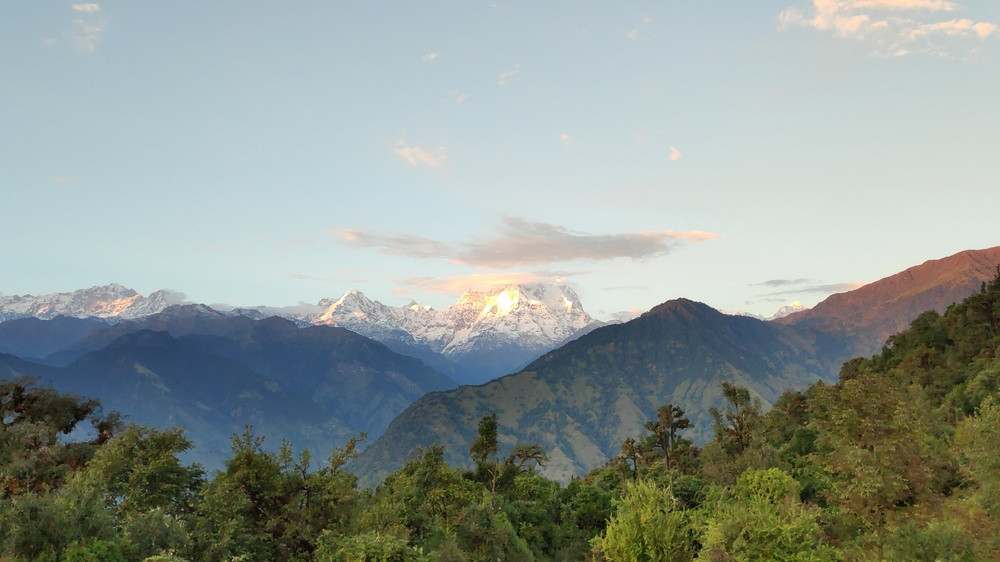
#> input picture image/4k.jpg, 1000 x 562 px, shrunk from 3840 x 2160 before the run
$ jupyter execute --allow-errors sobel_part3.ipynb
#> lines starting #> are read from the running program, lines starting #| are printed output that depends on the picture
# Part 3 System Level Integration Using PYNQ Flow

Instead of using the AXI4 interface, we used the AXI4-Stream style for the interface design of the Sobel accelerator. Compared to AXI4, AXI4-Stream is more suitable for high-speed data stream transmission in video, communication and signal processing scenarios. It removes the limitation of address entries and transmission length in AXI protocol, allowing unlimited data burst transmission.

Afterwards we will introduce two axes of the PYNQ development process, direct calls and Driver creation. In the former we will show a direct call like DSP_FIR filter, and in the latter we will build a user-friendly API by creating a Driver.

## 1. Data Transfer

### 1.1 Data Type Chosen On AXI-Stream Interface

 In the `sobel` function, we specify the interface as AXI4-Stream format by `hls::stream<trans_pkt>& src` and `hls::stream<trans_pkt>& dst`, and PIXEL corresponds to the format of each pixel. The final two streams `src` and `dst` obtained correspond to the input image and the output image respectively, which makes the `sobel` function have a streaming input-output interface.。

Inside the `sobel` function, we extract pixels from the input stream `src` for computation, and fill the result just after computation back into the output stream `dst`. This is another important reason for using a line buffer in our design, which makes the access to the pixel data continuous and makes it appropriate to read and write the data with AXI-Stream.

The implementation is also relatively simple for reading and writing stream data. We can look at the steps in order of their sequence within the loop. First, we have extracted a pixel to be processed from the input stream by `data_p = src.read() ` and filled it into the line buffer for subsequent operations. After that, we have gotten the result of one pixel by `_sobel = sobel3x3_kernel(WindowBuffer)` calculation. At this point we don't have to wait for the whole image to be computed, we can immediately write this pixel to the output stream `dst` via `dst.write(data_p)`.

### 1.2 AXI-DMA Control Over AXI-Stream Interface

With the use of the AXI-Stream interface, we will also have some changes in the integration of the system. In FIR aaccelerated IP, we connect the IP directly to the HP port of the PS, making it possible to get data from the IP to the PS side through the AXI4 bus, a very intuitive connection that we have already touched (figure below).

In this case, the data in memory is not directly transferred to the IP through the AXI bus. Because the data is in the style of Memory Map, the concept of target address in the storage space is involved in the transfer. The AXI-Stream is centered on the data stream, which does not exist and does not require the concept of address, making it impossible to connect the IP of the AXI-Stream interface directly to the AXI bus.

At this point, we need the help of the Direct Memory Access module (DMA), whose function is to help us convert the data in memory into stream format and then transfer the data in stream format to the IP's AXI-Stream interface, whose basic structure in the system can be represented by the following diagram.

There are three interfaces on DMA: AXI-Full, AXI-Stream and AXI-Lite. AXI-Full is used to read and write data from memory, AXI-Stream is used to read and write data to IP, and AXI-Lite is used for PS control of DMA. Therefore, all three interfaces are used in the DMA usage. Let's take the data handling of this Sobel case as an example to analyze the basic flow in DMA data handling.

1. The PS configures and controls the DMA through the AXI-Lite interface to determine the starting address and length of the image data to be transferred in memory
2. After receiving the control command from the PS, the DMA will read a batch of pixel data from the memory through the AXI-Full interface
3. The DMA converts the pixel data from memory mapping style to stream style and sends it to the Sobel IP receiving channel src
4. Sobel IP starts the calculation and sends the result to DMA via AXI-Stream's send channel dst when it is available for output
5. After the DMA receives the calculation result, it converts the data from stream style to memory mapped style and writes it to memory at the location specified by the configuration in step 1

As we can see, the main function of DMA is data handling, which converts data in memory to stream format and sends it to the IP. In fact, many high-performance IPs require input and output in stream format, so DMA will also appear very frequently in high-performance designs.

## 2. Three Different Sobel Implementation to Extract Image Edges

### 2.1 Using Sobel in OpenCV-Python

#### 2.1.1 Load the Original Grayscale Image

[cell 1]
import cv2 as cv
from matplotlib import pyplot as plt
import numpy as np
import time
import copy
gray = cv.imread("./image/4k.jpg", cv.IMREAD_GRAYSCALE)
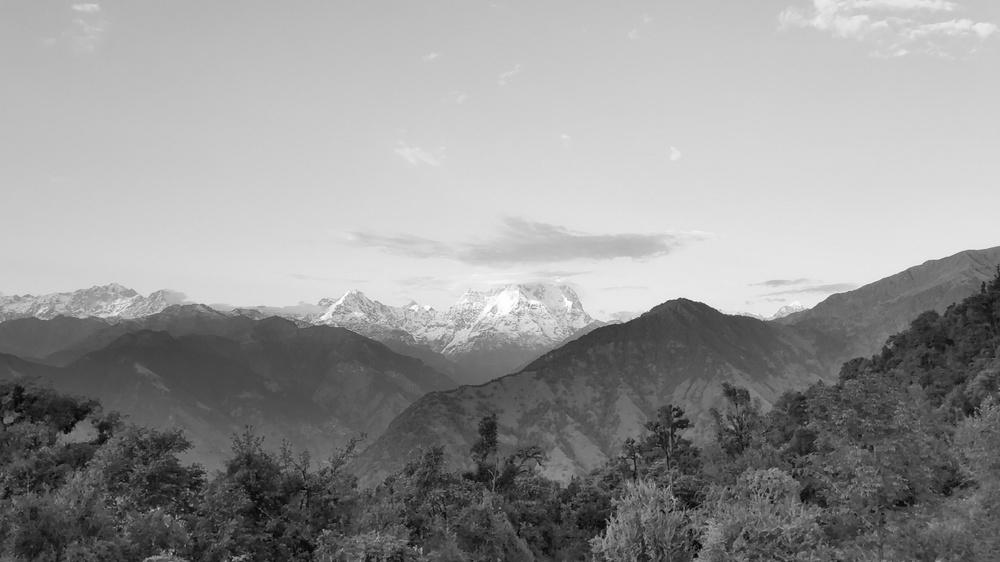
#> gray: shape (562, 1000); min 0, max 255, mean 149.3
plt.imshow(gray, cmap="gray")

#### 2.1.2 Using `cv.Sobel()`

[cell 2]
# Apply Sobel filter to get the gradients in X and Y direction
# The Sobel operator calculates the gradient of the image intensity at each pixel

start_time_python = time.time()

Gx = cv.Sobel(gray, cv.CV_16U, 1, 0, ksize=3)  # Gradient in X direction
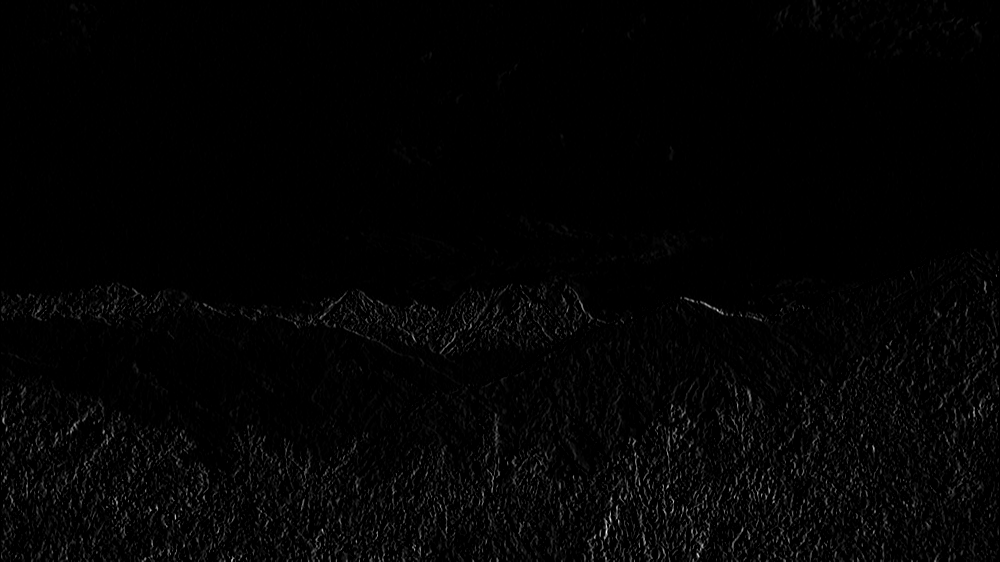
#> Gx: shape (562, 1000) uint16; min 0, max 542, mean 8.4; drawn with min black and max white
Gy = cv.Sobel(gray, cv.CV_16U, 0, 1, ksize=3)  # Gradient in Y direction
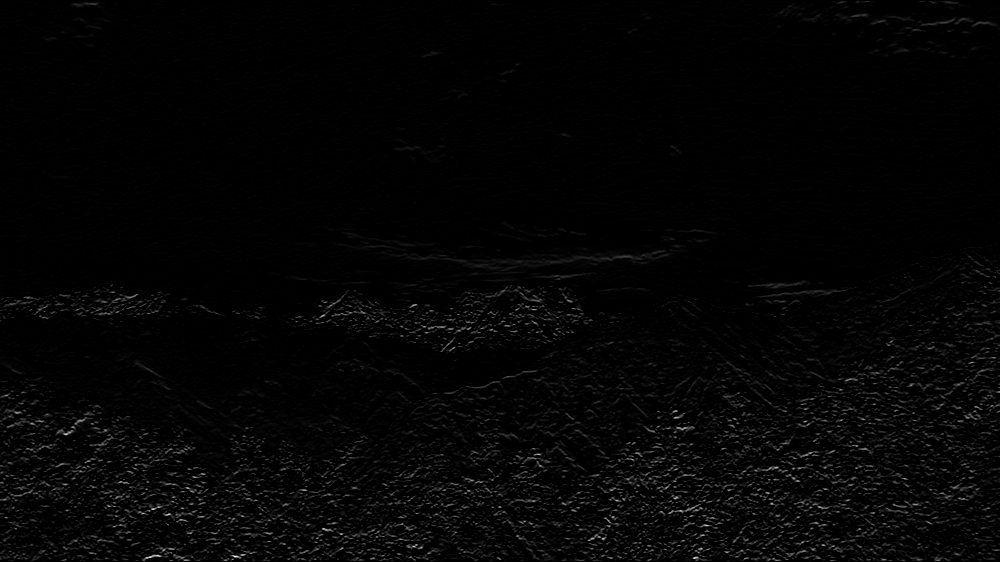
#> Gy: shape (562, 1000) uint16; min 0, max 495, mean 9; drawn with min black and max white

# Compute the gradient magnitude
G = np.sqrt(Gx**2 + Gy**2)
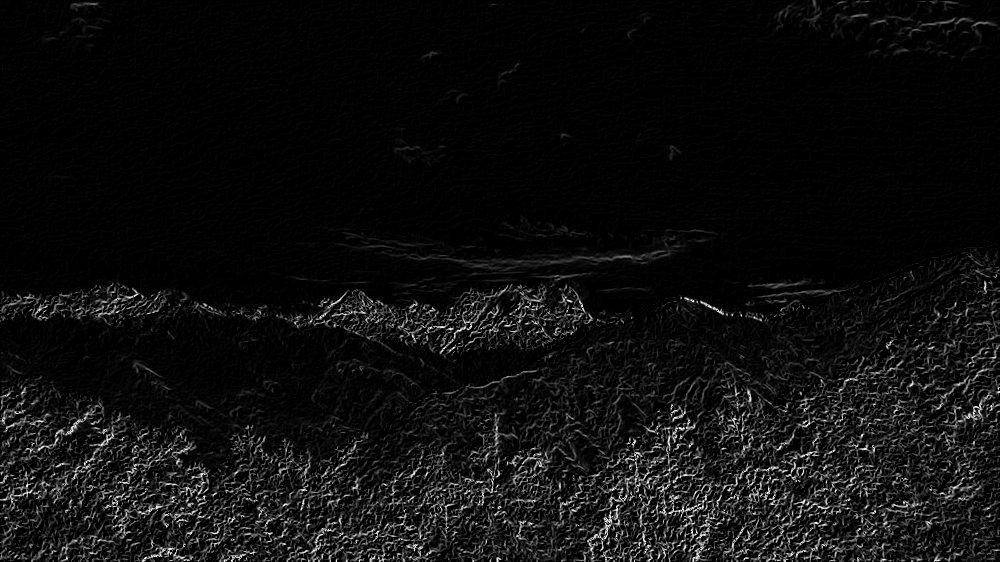
#> G: shape (562, 1000) float32; min 0, max 256, mean 15.3; drawn with min black and max white
# Convert to 8-bit image for display
G_python = G.astype(np.uint8)

end_time_python = time.time()

time_python = end_time_python - start_time_python

print("Time cost with software：{}s".format(time_python))

plt.title("Sobel in OpenCV-Python")
plt.imshow(G_python, cmap="gray")

### 2.2 Using Hand-Coded Sobel Hardware Accelerated Kernel

#### 2.2.1 Loading Overlay

We deploy the hardware design to the board, allocate the memory according to the image size, and copy the image to the corresponding location.

The `Overlay` module encapsulates the interface for the ARM CPU to interact with the PL part of the FPGA.

- We can load the hardware design we just generated onto the PL with the simple `Overlay()` method
- With the `overlay.sobel_accel_0` statement, we can interact with the IP in the form of an accessed Python object

[cell 3]
from pynq import Overlay, allocate

#> (the rest of this cell did not finish here and is left out)

#### 2.2.2 Writing parameters

When writing values on the IP, we can write directly at the corresponding location according to the IP Driver Source Code given by HLS.
```python
sobel.write(0x10, rows)
sobel.write(0x18, cols)
```
However, thanks to the `Sobel.hwh` file provided, the `sobel` object already contains the Register Map and exposes it, so we can directly print to see the information of each register, and we can use `.address` to get the relevant address, like using `sobel.register_map.rows.address` to get `0x10`.

#> (a cell that did not finish here is left out)

We can also interact with it directly in the Register Map, without having to manually enter the corresponding address.

#> (a cell that did not finish here is left out)

#### 2.2.3 Starting IP

We extract the DMA object from the IP.

Sobel IP uses the AXI Stream interface format.

- We need to call the DMA to read the input buffer and send the data to the AXI Stream Master

- After that, the DMA should write the result back to the output buffer from the AXI Stream Slave

- The `wait` statement ensures that the DMA processing operation is completed

#> (a cell that did not finish here is left out)

[cell 7]
import time

#> (the rest of this cell did not finish here and is left out)

#### 2.2.4 Create a Driver for the IP

Our next step involves creating a user-friendly API to facilitate the creation of a driver for a specific IP.

- Expose a single `sobel3x3` function to call the accelerator

- Inherit pynq's `DeafaultIP`

[cell 8]
from pynq import DefaultIP

class SobelDriver(DefaultIP):
    def __init__(self, description):
        super().__init__(description=description)

    bindto = ['xilinx.com:hls:sobel:1.0']

    def sobel3x3(self, imgi, imgo, rows, cols):

        self.write(0x10, rows)
        self.write(0x18, cols)
        self.register_map.CTRL.AP_START = 1

        dma.sendchannel.transfer(imgi)
        dma.recvchannel.transfer(imgo)
        dma.sendchannel.wait() # wait for send channel
        dma.recvchannel.wait() # wait for recv channel

        res = imgo.reshape(rows, cols)
        return res

#### 2.2.5 Reload the overlay to apply the changes

#> (a cell that did not finish here is left out)

### 2.3 Using Sobel in Vitis Vision Library

####  2.3.1 Loading Overlay

The Overlay module encapsulates the interface for the ARM CPU to interact with the PL part of the FPGA.

- We can load the hardware design we just generated onto the PL with the simple `Overlay()` method
- With the `overlay.sobel_accel_0` statement, we can interact with the IP in the form of an accessed Python object

[cell 10]
from pynq import Overlay
#> (the rest of this cell did not finish here and is left out)

#> (a cell that did not finish here is left out)

#### 2.3.2 Allocating memory for IP use

The `pynq.allocate` function is used to allocate memory space that can be used by the IP in PL.
- Before the IP in PL can access DRAM, some memory must be reserved for it to be used by the IP. Allocation size and address
- We allocate memory for the input, output and weight sections separately, with data type uint8
- `pynq.allocate` will allocate physically contiguous memory and return a `pynq.Buffer` indicating that a buffer has been allocated

[cell 12]
from pynq import allocate
import numpy as np

rows, cols = gray.shape
#> rows = 562; cols = 1000
pixel_size = rows*cols
#> pixel_size = 562000
#> (the rest of this cell did not finish here and is left out)

$ run again, with image/512x512.jpg copied over image/4k.jpg
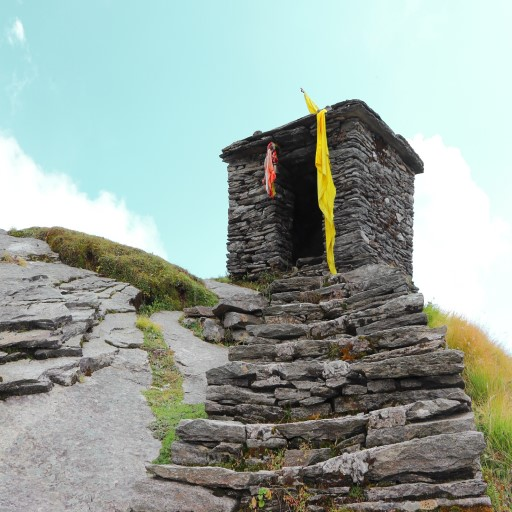
#> input picture image/512x512.jpg, 512 x 512 px
#> `gray = cv.imread("./image/4k.jpg", cv.IMREAD_GRAYSCALE)`:
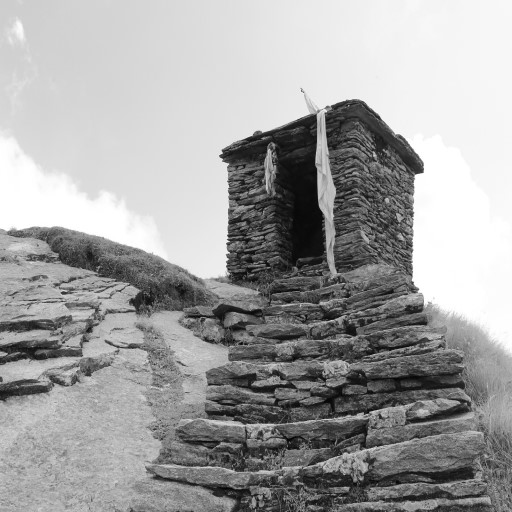
#> gray: shape (512, 512); min 0, max 255, mean 162
#> `G = np.sqrt(Gx**2 + Gy**2)`:
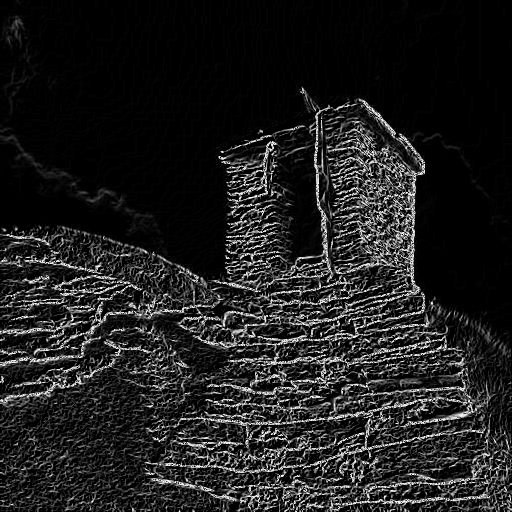
#> G: shape (512, 512) float32; min 0, max 256, mean 31.9; drawn with min black and max white
